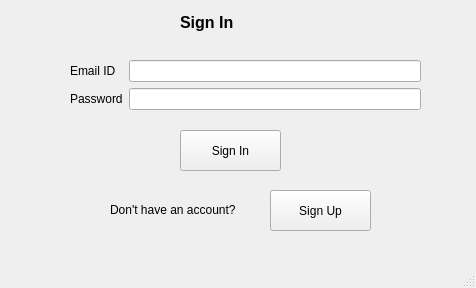
<?xml version="1.0" encoding="UTF-8"?>
<ui version="4.0">
 <class>MainWindow</class>
 <widget class="QMainWindow" name="MainWindow">
  <property name="geometry">
   <rect>
    <x>0</x>
    <y>0</y>
    <width>476</width>
    <height>288</height>
   </rect>
  </property>
  <property name="windowTitle">
   <string>Your Feed</string>
  </property>
  <widget class="QWidget" name="centralwidget">
   <widget class="QLabel" name="label_3">
    <property name="geometry">
     <rect>
      <x>110</x>
      <y>200</y>
      <width>141</width>
      <height>20</height>
     </rect>
    </property>
    <property name="text">
     <string>Don't have an account?</string>
    </property>
   </widget>
   <widget class="QWidget" name="formLayoutWidget">
    <property name="geometry">
     <rect>
      <x>70</x>
      <y>60</y>
      <width>351</width>
      <height>61</height>
     </rect>
    </property>
    <layout class="QFormLayout" name="formLayout">
     <item row="0" column="0">
      <widget class="QLabel" name="label">
       <property name="text">
        <string>Email ID</string>
       </property>
      </widget>
     </item>
     <item row="0" column="1">
      <widget class="QLineEdit" name="Email"/>
     </item>
     <item row="1" column="0">
      <widget class="QLabel" name="label_2">
       <property name="text">
        <string>Password</string>
       </property>
      </widget>
     </item>
     <item row="1" column="1">
      <widget class="QLineEdit" name="Password">
       <property name="echoMode">
        <enum>QLineEdit::Normal</enum>
       </property>
      </widget>
     </item>
    </layout>
   </widget>
   <widget class="QLabel" name="label_4">
    <property name="geometry">
     <rect>
      <x>180</x>
      <y>10</y>
      <width>81</width>
      <height>24</height>
     </rect>
    </property>
    <property name="font">
     <font>
      <pointsize>12</pointsize>
      <weight>75</weight>
      <bold>true</bold>
     </font>
    </property>
    <property name="text">
     <string>Sign In</string>
    </property>
   </widget>
   <widget class="QPushButton" name="SignIn">
    <property name="geometry">
     <rect>
      <x>180</x>
      <y>130</y>
      <width>101</width>
      <height>41</height>
     </rect>
    </property>
    <property name="text">
     <string>Sign In</string>
    </property>
   </widget>
   <widget class="QPushButton" name="pushButton">
    <property name="geometry">
     <rect>
      <x>270</x>
      <y>190</y>
      <width>101</width>
      <height>41</height>
     </rect>
    </property>
    <property name="text">
     <string>Sign Up</string>
    </property>
   </widget>
  </widget>
  <widget class="QMenuBar" name="menubar">
   <property name="geometry">
    <rect>
     <x>0</x>
     <y>0</y>
     <width>476</width>
     <height>26</height>
    </rect>
   </property>
  </widget>
  <widget class="QStatusBar" name="statusbar"/>
 </widget>
 <resources/>
 <connections/>
</ui>
